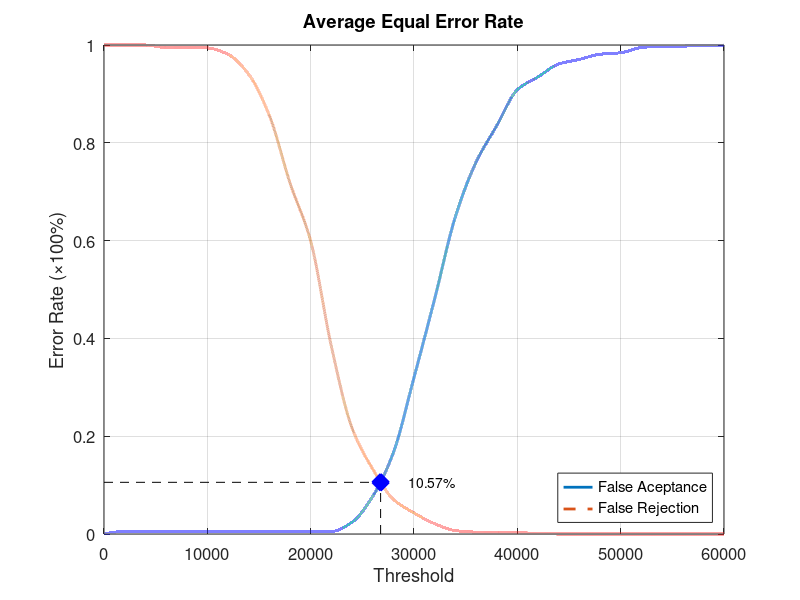
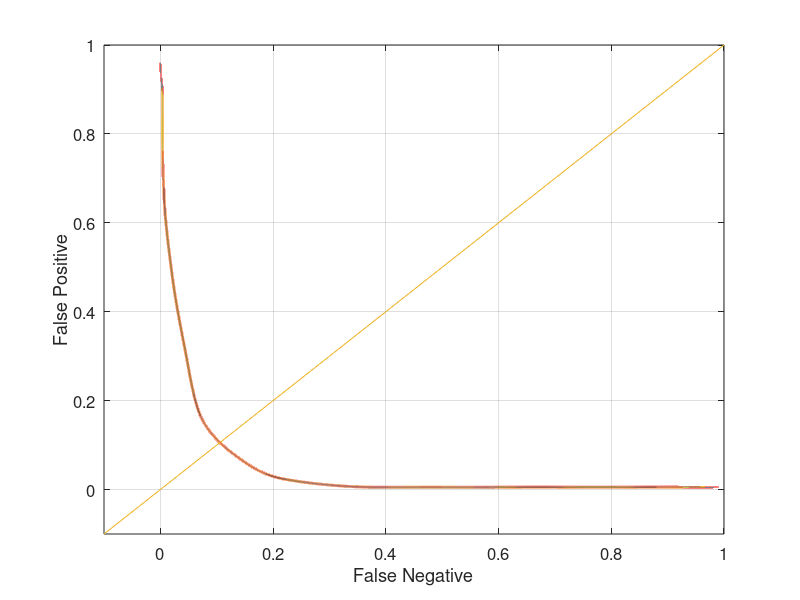

Here is the MATLAB script that generated these plots, in order:
function yEER = Database1Average
close all;
clear;
clc;
x = 0:2000:60000;
xq = 0:0.5:60000;

y0 = [0 0.00526316 0.00526316 0.00526316 0.00526316 0.00526316 0.00526316 0.00526316 0.00526316 0.00526316 0.00526316 0.00526316 0.0242105 0.0768421 0.166316 0.32 0.481053 0.648421 0.76 0.834737 0.908421 0.934737 0.961053 0.970526 0.981053 0.98421 0.994737 0.997895 0.997895 0.998947 1];
yy0 = interp1(x, y0, xq, 'pchip');
y1 = [1 1 1 0.995 0.995 0.994 0.981 0.94 0.856 0.718 0.599 0.384 0.217 0.133 0.071 0.043 0.021 0.007 0.004 0.004 0.003 0.001 0 0 0 0 0 0 0 0 0];
yy1 = interp1(x, y1, xq, 'pchip');

% Calculating EER: 
y2 = abs(y0 - y1);
find(y2 == min(y2))
yy2 = abs(yy0 - yy1);
xEER = find(yy2 == min(yy2));
xEERIndex = xq(xEER) % X-axis EER
yEER = yy0(xEER) % Y-axis EER

main = figure
plot(xq, yy0,'-','LineWidth', 2);	hold on
plot(xq, yy1,'--','LineWidth', 2);	hold on
plot([xEERIndex xEERIndex], [0 yEER], 'k--');	hold on
plot([0 xEERIndex], [yEER yEER], 'k--');	hold on
plot(xEERIndex, yEER, 'bx', 'LineWidth', 10);	hold on
text(xEERIndex + 10 * xEERIndex / 100, yEER, [num2str(round((10000 * yEER)) / 100) '%'])
legend('False Aceptance', 'False Rejection', 'Location', 'SouthEast')
xlabel('Threshold')
ylabel('Error Rate (\times100%)')
title('Average Equal Error Rate')
set(gca, 'FontSize', 12)
axis([0 60000 0 1])
grid on

print(main, 'Database1AverageMain', '-dpng');
FNRxFPR = figure('Color', [1 1 1]);
plot(yy1, yy0, '-', yy1, yy0, 'LineWidth', 2);
hold on
y = -0.1:0.1:1
plot(y, y); 
set(gca, 'FontSize', 12)
xlabel('False Negative')
ylabel('False Positive')
axis([-0.1 1 -0.1 1])
set(gca, 'FontSize', 12)
grid on

print(FNRxFPR, 'Database1AverageFNRxFPR','-dpng');
end
